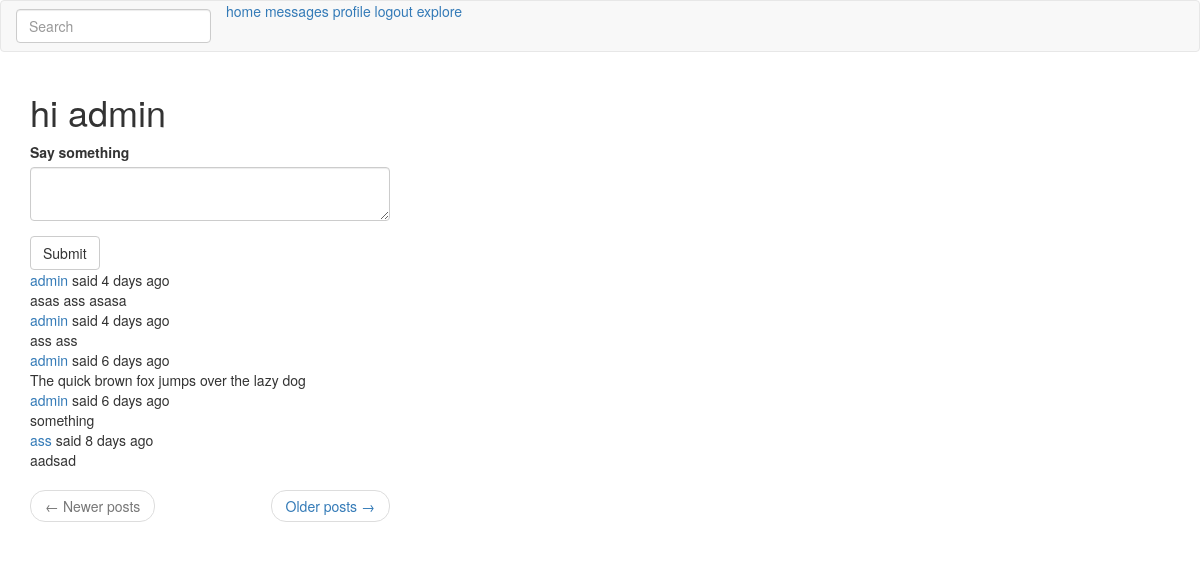
The page /index (signed in) on the database its author committed.
### app/main/models.py (models this page shows, shortened)
class User(UserMixin, db.Model):
	id = db.Column(db.Integer, primary_key=True)
	username = db.Column(db.String(64), index=True, unique=True)
	email = db.Column(db.String(120), index=True, unique=True)
	password_hash = db.Column(db.String(128))
	posts = db.relationship('Post', backref='author', lazy='dynamic')
	about_me = db.Column(db.String(140))
	last_seen = db.Column(db.DateTime, default=datetime.utcnow)
	messages_sent = db.relationship('Message',
		foreign_keys='Message.sender_id',
		backref='author', lazy='dynamic')
	messages_received = db.relationship('Message',
		foreign_keys='Message.recipient_id',
		backref='recipient', lazy='dynamic')
	last_message_read_time = db.Column(db.DateTime)
	followed = db.relationship(
		'User',
		secondary = followers,
		primaryjoin = (followers.c.follower_id == id),
		secondaryjoin = (followers.c.followed_id == id),
		backref = db.backref('followers', lazy='dynamic'),
		lazy = 'dynamic'
	)
	def followed_posts(self):
		followed = Post.query.join(
			followers, (followers.c.followed_id == Post.user_id)).filter(
				followers.c.follower_id == self.id)
		own = Post.query.filter_by(user_id=self.id)
		return followed.union(own).order_by(Post.timestamp.desc())
	@login.user_loader
	def load_user(id):
		return User.query.get(int(id))

class SearchableMixin(object):
	@classmethod
	def before_commit(cls, session):
		session._changes = {
			'add': list(session.new),
			'update': list(session.dirty),
			'delete': list(session.deleted)
		}
	@classmethod
	def after_commit(cls, session):
		for obj in session._changes['add']:
			if isinstance(obj, SearchableMixin):
				add_to_index(obj.__tablename__, obj)
		for obj in session._changes['update']:
			if isinstance(obj, SearchableMixin):
				add_to_index(obj.__tablename__, obj)
		for obj in session._changes['delete']:
			if isinstance(obj, SearchableMixin):
				remove_from_index(obj.__tablename__, obj)

class Post(SearchableMixin, db.Model):
	__searchable__ = ['body']
	id = db.Column(db.Integer, primary_key=True)
	body = db.Column(db.String(140))
	timestamp = db.Column(db.DateTime, index=True, default=datetime.utcnow)
	user_id = db.Column(db.Integer, db.ForeignKey('user.id'))
	language = db.Column(db.String(5))

### app/main/routes.py (the view, shortened to what this page needs)
@bp.route('/', methods=['GET', 'POST'])
@bp.route('/index', methods=['GET', 'POST'])
@login_required
def index():
	form = PostForm()
	page = request.args.get('page', 1, type=int)
	posts = current_user.followed_posts().paginate(
		page, current_app.config['POSTS_PER_PAGE'], False)
	next_url = url_for('main.index', page=posts.next_num) \
		if posts.has_next else None
	prev_url = url_for('main.index', page=posts.prev_num) \
		if posts.has_prev else None
	return render_template('index.html', title='pep', form=form, posts=posts.items,
						   next_url=next_url,
						   prev_url=prev_url)

### app/main/forms.py
class SearchForm(FlaskForm):
	q = StringField(_l('Search'), validators=[DataRequired()])
	def __init__(self, *args, **kwargs):
		if 'formdata' not in kwargs:
			kwargs['formdata'] = request.args
		if 'csrf_enabled' not in kwargs:
			kwargs['csrf_enabled'] = False
		super(SearchForm, self).__init__(*args, **kwargs)

class PostForm(FlaskForm):
	post = TextAreaField(_l('Say something'), validators=[
		DataRequired(), Length(min=1, max=140)])
	submit = SubmitField(_l('Submit'))

### app/main/routes.py (called while the page is built)
@bp.before_request
def before_request():
	if current_user.is_authenticated:
		current_user.last_seen = datetime.utcnow()
		db.session.commit()
		g.search_form = SearchForm()
	g.locale = str(get_locale())

### app/templates/index.html
{% extends "base.html" %}
{% import "bootstrap/wtf.html" as wtf %}|
{% block app_content %}
	<h1>{{ _('hi %(username)s', username=current_user.username) }}</h1>
	{% if form %}
	<div class="row">
		<div class="col-md-4">
			{{ wtf.quick_form(form) }}
		</div>
	</div>
	{% endif %}
	<div class="row">
		<div class="col-md-4">
			{% for post in posts %}
				{% include '_post.html' %}
			{% endfor %}
		</div>
	</div>
	<div class="row">
		<div class="col-md-4">
			<nav aria-label="...">
				<ul class="pager">
					<li class="previous{% if not prev_url %} disabled{% endif %}">
						<a href="{{ prev_url or '#' }}">
							<span aria-hidden="true">&larr;</span> {{ _('Newer posts') }}
						</a>
					</li>
					<li class="next{% if not next_url %} disabled{% endif %}">
						<a href="{{ next_url or '#' }}">
							{{ _('Older posts') }} <span aria-hidden="true">&rarr;</span>
						</a>
					</li>
				</ul>
			</nav>
		</div>
	</div>
{% endblock %}

### app/templates/_post.html (shortened to what this page needs)
<table>
	<tr>
		<td>
		{{ _('%(username)s said %(when)s', username=user_link, when=moment(post.timestamp).fromNow()) }}
		<br>
		<span id="post{{ post.id }}">{{ post.body }}</span>
		</td>
	</tr>
</table>

### rows shown on the page
Post: body "asas ass asasa"
Post: body "ass ass"
Post: body "The quick brown fox jumps over the lazy dog"
Post: body "something"
Post: body "aadsad"
